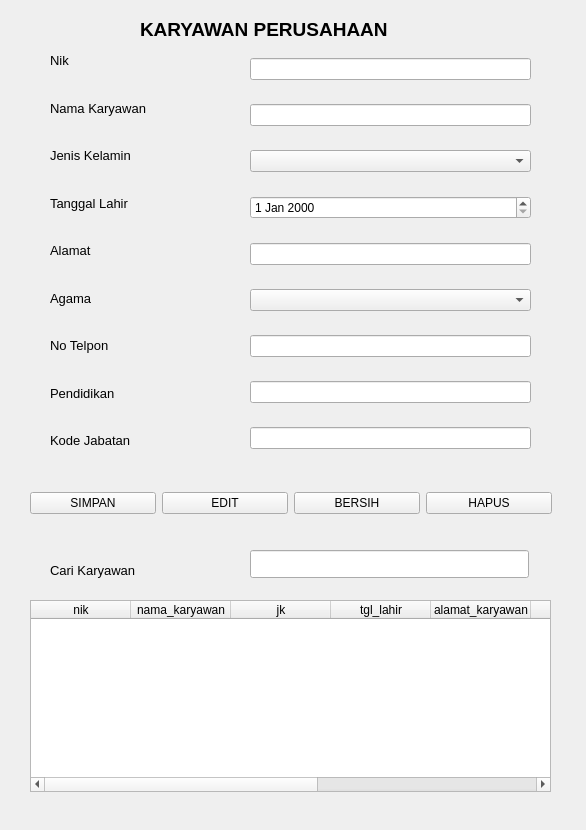
<?xml version="1.0" encoding="UTF-8"?>
<ui version="4.0">
 <class>FormKaryawan</class>
 <widget class="QWidget" name="FormKaryawan">
  <property name="geometry">
   <rect>
    <x>0</x>
    <y>0</y>
    <width>586</width>
    <height>830</height>
   </rect>
  </property>
  <property name="windowTitle">
   <string>Form</string>
  </property>
  <widget class="QWidget" name="verticalLayoutWidget">
   <property name="geometry">
    <rect>
     <x>250</x>
     <y>40</y>
     <width>281</width>
     <height>431</height>
    </rect>
   </property>
   <layout class="QVBoxLayout" name="verticalLayout">
    <item>
     <widget class="QLineEdit" name="lineNik"/>
    </item>
    <item>
     <widget class="QLineEdit" name="lineNama"/>
    </item>
    <item>
     <widget class="QComboBox" name="comboJk"/>
    </item>
    <item>
     <widget class="QDateEdit" name="dateEdit"/>
    </item>
    <item>
     <widget class="QLineEdit" name="lineAlamat"/>
    </item>
    <item>
     <widget class="QComboBox" name="cAgama"/>
    </item>
    <item>
     <widget class="QLineEdit" name="lineNotlp"/>
    </item>
    <item>
     <widget class="QLineEdit" name="linePendidikan"/>
    </item>
    <item>
     <widget class="QLineEdit" name="lineKjabatan"/>
    </item>
   </layout>
  </widget>
  <widget class="QWidget" name="verticalLayoutWidget_2">
   <property name="geometry">
    <rect>
     <x>50</x>
     <y>40</y>
     <width>160</width>
     <height>421</height>
    </rect>
   </property>
   <layout class="QVBoxLayout" name="verticalLayout_2">
    <item>
     <widget class="QLabel" name="label">
      <property name="font">
       <font>
        <family>Tahoma</family>
        <pointsize>10</pointsize>
        <bold>false</bold>
       </font>
      </property>
      <property name="text">
       <string>Nik</string>
      </property>
     </widget>
    </item>
    <item>
     <widget class="QLabel" name="label_2">
      <property name="font">
       <font>
        <family>Tahoma</family>
        <pointsize>10</pointsize>
        <bold>false</bold>
       </font>
      </property>
      <property name="text">
       <string>Nama Karyawan</string>
      </property>
     </widget>
    </item>
    <item>
     <widget class="QLabel" name="label_3">
      <property name="font">
       <font>
        <family>Tahoma</family>
        <pointsize>10</pointsize>
        <bold>false</bold>
       </font>
      </property>
      <property name="text">
       <string>Jenis Kelamin</string>
      </property>
     </widget>
    </item>
    <item>
     <widget class="QLabel" name="label_4">
      <property name="font">
       <font>
        <family>Tahoma</family>
        <pointsize>10</pointsize>
        <bold>false</bold>
       </font>
      </property>
      <property name="text">
       <string>Tanggal Lahir</string>
      </property>
     </widget>
    </item>
    <item>
     <widget class="QLabel" name="label_5">
      <property name="font">
       <font>
        <family>Tahoma</family>
        <pointsize>10</pointsize>
        <bold>false</bold>
       </font>
      </property>
      <property name="text">
       <string>Alamat</string>
      </property>
     </widget>
    </item>
    <item>
     <widget class="QLabel" name="label_6">
      <property name="font">
       <font>
        <family>Tahoma</family>
        <pointsize>10</pointsize>
        <bold>false</bold>
       </font>
      </property>
      <property name="text">
       <string>Agama</string>
      </property>
     </widget>
    </item>
    <item>
     <widget class="QLabel" name="label_7">
      <property name="font">
       <font>
        <family>Tahoma</family>
        <pointsize>10</pointsize>
        <bold>false</bold>
       </font>
      </property>
      <property name="text">
       <string>No Telpon</string>
      </property>
     </widget>
    </item>
    <item>
     <widget class="QLabel" name="label_8">
      <property name="font">
       <font>
        <family>Tahoma</family>
        <pointsize>10</pointsize>
        <bold>false</bold>
       </font>
      </property>
      <property name="text">
       <string>Pendidikan</string>
      </property>
     </widget>
    </item>
    <item>
     <widget class="QLabel" name="label_9">
      <property name="font">
       <font>
        <family>Tahoma</family>
        <pointsize>10</pointsize>
        <bold>false</bold>
       </font>
      </property>
      <property name="text">
       <string>Kode Jabatan</string>
      </property>
     </widget>
    </item>
   </layout>
  </widget>
  <widget class="QWidget" name="horizontalLayoutWidget">
   <property name="geometry">
    <rect>
     <x>30</x>
     <y>460</y>
     <width>522</width>
     <height>87</height>
    </rect>
   </property>
   <layout class="QHBoxLayout" name="horizontalLayout">
    <item>
     <widget class="QPushButton" name="btnSimpan">
      <property name="text">
       <string>SIMPAN</string>
      </property>
     </widget>
    </item>
    <item>
     <widget class="QPushButton" name="btnUbah">
      <property name="text">
       <string>EDIT</string>
      </property>
     </widget>
    </item>
    <item>
     <widget class="QPushButton" name="btnBersih">
      <property name="text">
       <string>BERSIH</string>
      </property>
     </widget>
    </item>
    <item>
     <widget class="QPushButton" name="btnHapus">
      <property name="text">
       <string>HAPUS</string>
      </property>
     </widget>
    </item>
   </layout>
  </widget>
  <widget class="QLabel" name="label_10">
   <property name="geometry">
    <rect>
     <x>140</x>
     <y>10</y>
     <width>321</width>
     <height>38</height>
    </rect>
   </property>
   <property name="font">
    <font>
     <family>Tahoma</family>
     <pointsize>14</pointsize>
     <bold>true</bold>
    </font>
   </property>
   <property name="text">
    <string>KARYAWAN PERUSAHAAN</string>
   </property>
  </widget>
  <widget class="QTableWidget" name="tableKaryawan">
   <property name="geometry">
    <rect>
     <x>30</x>
     <y>600</y>
     <width>521</width>
     <height>192</height>
    </rect>
   </property>
   <column>
    <property name="text">
     <string>nik</string>
    </property>
   </column>
   <column>
    <property name="text">
     <string>nama_karyawan</string>
    </property>
   </column>
   <column>
    <property name="text">
     <string>jk</string>
    </property>
   </column>
   <column>
    <property name="text">
     <string>tgl_lahir</string>
    </property>
   </column>
   <column>
    <property name="text">
     <string>alamat_karyawan</string>
    </property>
   </column>
   <column>
    <property name="text">
     <string>agama</string>
    </property>
   </column>
   <column>
    <property name="text">
     <string>no_hp</string>
    </property>
   </column>
   <column>
    <property name="text">
     <string>pendidikan</string>
    </property>
   </column>
   <column>
    <property name="text">
     <string>kd_jabatan</string>
    </property>
   </column>
  </widget>
  <widget class="QLabel" name="label_11">
   <property name="geometry">
    <rect>
     <x>50</x>
     <y>550</y>
     <width>158</width>
     <height>40</height>
    </rect>
   </property>
   <property name="font">
    <font>
     <family>Tahoma</family>
     <pointsize>10</pointsize>
     <bold>false</bold>
    </font>
   </property>
   <property name="text">
    <string>Cari Karyawan</string>
   </property>
  </widget>
  <widget class="QLineEdit" name="editcari">
   <property name="geometry">
    <rect>
     <x>250</x>
     <y>550</y>
     <width>279</width>
     <height>28</height>
    </rect>
   </property>
  </widget>
 </widget>
 <resources/>
 <connections/>
</ui>
